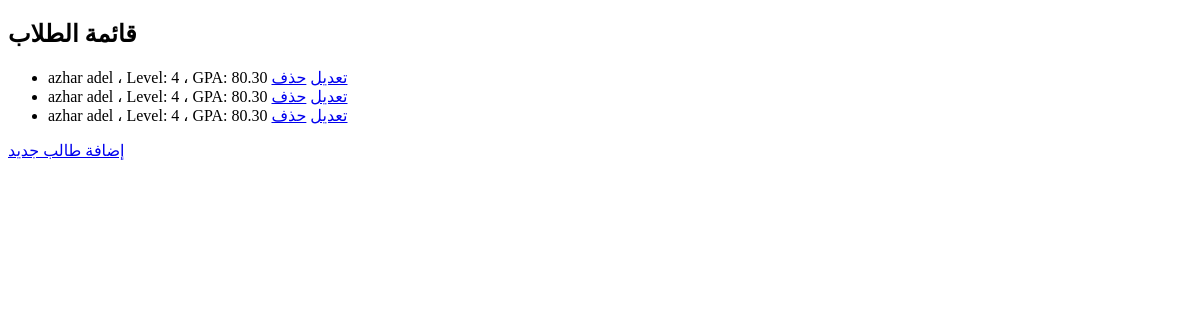
Before: /Students/students/ with the older database file.
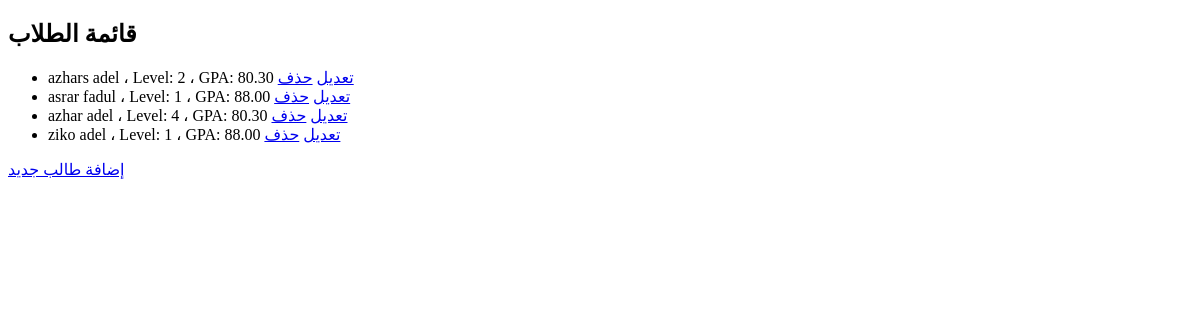
After: the same page with the newer database file.
### Students/models.py (models this page shows, shortened)
class Students(models.Model):
    Levels=[('1','1'),('2','2'),('3','3'),('4','4')]
    f_name=models.CharField(max_length=10,default="Student")
    l_name=models.CharField(max_length=10,default="Student")
    age=models.IntegerField()
    level=models.CharField(choices=Levels,max_length=20)
    gpa=models.DecimalField(max_digits=4,decimal_places=2)
    statust=models.BooleanField(null=False)
    reporet=models.TextField(max_length=300)

### Students/views.py (the view)
# urls.py: path('students/', views.show_students, name='show_students'),
def show_students(request):
    students = Students.objects.all()
    return render(request, 'show_students.html', {"students": students})

### Students/Templates/show_students.html (shortened to what this page needs)
<!DOCTYPE html>
<html lang="en">
<head>
</head>
<body>
    <h2>قائمة الطلاب</h2>
    <ul>
        {% for student in students %}
        <li>
            {{ student.f_name }} {{ student.l_name }} ،
            Level: {{ student.level }} ، GPA: {{ student.gpa }}
            <a href="{% url 'edit_student' student.id %}">تعديل</a>
            <a href="{% url 'delete_student' student.id %}">حذف</a>
        </li>
        {% endfor %}
    </ul>
    <a href="{% url 'add_student' %}">إضافة طالب جديد</a>
</body>
</html>

Changed rows visible on the page:
removed Students: f_name "azhar", l_name "adel", level "4", gpa "80.30"
removed Students: f_name "azhar", l_name "adel", level "4", gpa "80.30"
added Students: f_name "azhars", l_name "adel", level "2", gpa "80.30"
added Students: f_name "asrar", l_name "fadul", level "1", gpa "88.00"
added Students: f_name "ziko", l_name "adel", level "1", gpa "88.00"
